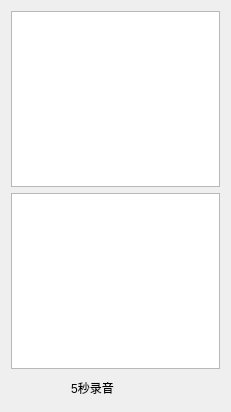
<?xml version="1.0" encoding="UTF-8"?>
<ui version="4.0">
 <class>WorkWidget</class>
 <widget class="QWidget" name="WorkWidget">
  <property name="geometry">
   <rect>
    <x>0</x>
    <y>0</y>
    <width>231</width>
    <height>412</height>
   </rect>
  </property>
  <property name="windowTitle">
   <string>Form</string>
  </property>
  <layout class="QVBoxLayout" name="verticalLayout">
   <item>
    <widget class="QTextBrowser" name="textBrowser"/>
   </item>
   <item>
    <widget class="QListWidget" name="fieldWidget"/>
   </item>
   <item>
    <layout class="QHBoxLayout" name="horizontalLayout">
     <item>
      <widget class="QPushButton" name="recordButton">
       <property name="sizePolicy">
        <sizepolicy hsizetype="Expanding" vsizetype="Fixed">
         <horstretch>0</horstretch>
         <verstretch>0</verstretch>
        </sizepolicy>
       </property>
       <property name="text">
        <string>5秒录音</string>
       </property>
       <property name="autoDefault">
        <bool>true</bool>
       </property>
       <property name="flat">
        <bool>true</bool>
       </property>
      </widget>
     </item>
     <item>
      <widget class="QPushButton" name="trashButton">
       <property name="text">
        <string/>
       </property>
       <property name="autoDefault">
        <bool>true</bool>
       </property>
       <property name="flat">
        <bool>true</bool>
       </property>
      </widget>
     </item>
    </layout>
   </item>
  </layout>
 </widget>
 <resources/>
 <connections/>
</ui>
